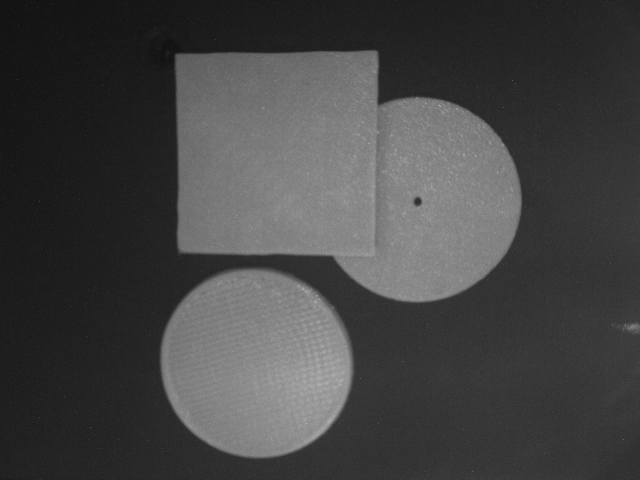
#> input picture Image00004.BMP, 1280 x 960 px (shown at 1/2 size)
$ python test.py   (older library calls are emulated)
#> lines starting #> are read from the running program, lines starting #| are printed output that depends on the picture; after the words box and inside, x2 and y2 are one past the last pixel; in counts of white or black regions, pixels touching at a corner belong together
import numpy as np
import imutils
import cv2
import matplotlib.pyplot as plt

thr_down_cnt = 70000 #min contour area to detect an object
thr_max_cnt = 500000 #max contour area to detect overlap object
max_contour_grab = 8
kernel = np.ones((3, 3), np.uint8)
min_dist = 100
offset = 15
ddepth = cv2.CV_16S
theshold = 50 # in set of 1 children, each arc have longer than circle
canny_min = 30
canny_max = 40

def find_mask(cnts,hierarchy,close):
    # clse decide offset for object, if True, take contour closer, False is more smooth, (survey again about accurate)
    hierarchy = hierarchy[0]
    area = np.array([cv2.contourArea(c) for c in cnts]).reshape(-1,1)
    mask1 = np.where((area > thr_down_cnt) & (area <thr_max_cnt))[0]
    last = np.array([sub[-1] for sub in hierarchy])
    if close:
        mask2 = np.where(last != 1)[0]
    else:
        mask2 = np.where(last == 1)[0]
    mask = np.intersect1d(mask1,mask2) #find index of contour with condition
    return mask

def gen_thresh(img,cnts,hierarchy,close=True): #input is image and raw contour find from threshold
    mask = find_mask(cnts,hierarchy,close)
    out = np.zeros_like(img).astype(np.uint8)
    for m in mask:
      cv2.drawContours(out,cnts,m,(255,255,255),-1)
    return out

def find_csd(ctr,img):
    new_r = (np.sqrt(2)/2)*ctr[2]
    inter_img = cv2.cvtColor(img, cv2.COLOR_BGR2GRAY)
    mask = np.zeros_like(inter_img).astype(np.uint8)
    cv2.circle(mask,(ctr[0],ctr[1]),int(new_r)-offset,(255,255,255),-1)
    out = inter_img * mask
    h,w = img.shape[0:2]
    out = cv2.resize(out,(w//3,h//3),interpolation=cv2.INTER_AREA)
    return out

def grad(out):
    grad_x = cv2.Sobel(out,ddepth,dx=1,dy=0,ksize=3)
    grad_y = cv2.Sobel(out,ddepth,dx=0,dy=1,ksize=3)
    agx = cv2.convertScaleAbs(grad_x)
    agy = cv2.convertScaleAbs(grad_y)
    grad = cv2.addWeighted(agx,0.5,agy,0.5,0)
    return grad
def clf(img,ctr):
    rs = np.full(ctr.shape[0],False)
    for i in range(ctr.shape[0]):
        out = find_csd(ctr[i],img)
        cny = cv2.Canny(out,canny_min,canny_max)
        cc,hie_over = cv2.findContours(cny,cv2.RETR_TREE, cv2.CHAIN_APPROX_NONE)
        clen = np.array([cv2.arcLength(c,False) for c in cc]).reshape(-1,1)
        last = np.array([sub[-1] for sub in hie_over[0]])
        m1 = np.where(clen > theshold)[0]
        m2 = np.where(last == 1)[0] # only take each contour have parent is 1
        mm = np.intersect1d(m1,m2)
        if len(mm) != 0:
            rs[i] = True # down
    return rs

img_name = "Image00004.BMP" # /content/t_drive/MyDrive/Data_XLA_Paper/data_4_1_sen_25/Image00002.BMP
img = cv2.imread(img_name)
#> img is the input picture: shape (960, 1280, 3); min 11, max 255, mean 67.8

use = img.copy()
use = cv2.medianBlur(use,11)
use = cv2.pyrMeanShiftFiltering(use, 10,20)
gray = use[...,0]
thr = cv2.adaptiveThreshold(gray,255,cv2.ADAPTIVE_THRESH_MEAN_C,cv2.THRESH_BINARY,15,3)
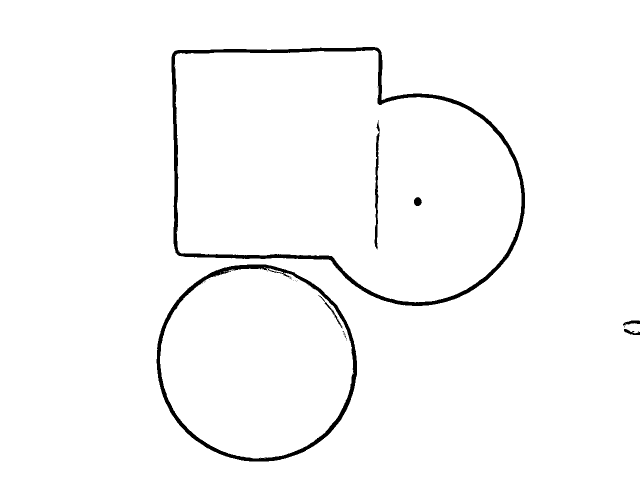
#> thr: shape (960, 1280) (shown at 1/2 size); 97.8% white; 28 black regions (21 under 20 px)
cnts,hierarchy = cv2.findContours(thr, cv2.RETR_TREE, cv2.CHAIN_APPROX_NONE)
#> cnts = 68 contours, 57 with area under 20; largest, box (x1, y1, x2, y2) and area: (0, 0, 1280, 960) 1226124, (342, 93, 1051, 613) 282121, (349, 100, 1043, 605) 264380, (312, 528, 715, 924) 125190, (320, 537, 708, 917) 114674

rs = gen_thresh(use,cnts,hierarchy,False)
#> in find_mask, `area = np.array([cv2.contourArea(c) for c in cnts]).reshape(-1,1)`: area = 68 values, max 1226124.5 at index 1, min 0 at index 0, mean 29626.6
#> in find_mask, `mask1 = np.where((area > thr_down_cnt) & (area <thr_max_cnt))[0]`: mask1 = [4, 13, 59, 61]
#> in find_mask, `last = np.array([sub[-1] for sub in hierarchy])`: last = 68 values, max 63 at index 64, min -1 at index 0, mean 16.18
#> in find_mask, `mask2 = np.where(last == 1)[0]`: mask2 = [2, 3, 4, 59]
#> in find_mask, `mask = np.intersect1d(mask1,mask2)`: mask = [4, 59]
#> the loop in gen_thresh, `for m in mask:` made 2 passes
#> m on passes 1 to 2: 4, 59
#> after the loop in gen_thresh, `for m in mask:`:
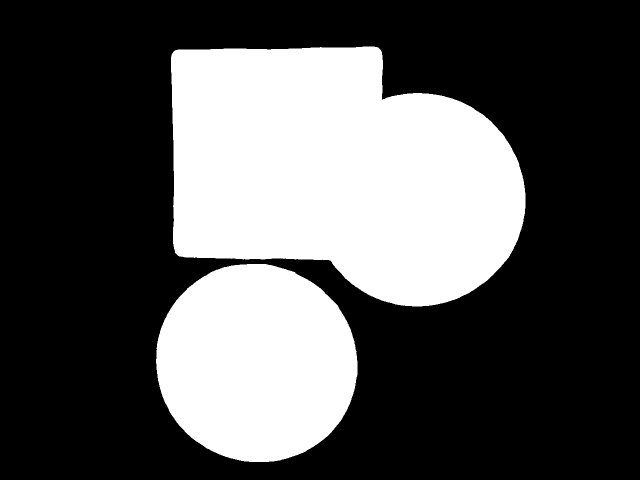
#> out: shape (960, 1280, 3) (shown at 1/2 size); 33.3% white; 2 white regions, box (x1, y1, x2, y2) and area: (342, 93, 1051, 613) 283165, (312, 528, 715, 924) 125761
ctr = np.array([(555, 302, 284), (836, 398, 210), (512, 726, 199)]) # need input is center in radius
# gradd = grad(out)

print(clf(use,ctr))
#> the loop in clf, `for i in range(ctr.shape[0]):` made 3 passes
#> (new_r in find_csd, hie_over, clen, m1) on passes 1, 3: (200.8, [[-1, -1, 1, -1], [-1, -1, -1, 0]], [408.4, 406.1], [0, 1]), (140.7, [[-1, -1, 1, -1], [-1, -1, -1, 0]], [275.9, 273.6], [0, 1])
#> (new_r in find_csd, clen, last, m1, m2, mm) on pass 2: (148.5, [293.8, 291.5, 14.66, 11.9, 119.8], [-1, 0, 1, 2, 1], [0, 1, 4], [2, 4], [4])
#> pass 1, in find_csd, `out = cv2.resize(out,(w//3,h//3),interpolation=cv2.INTER_AREA)`:
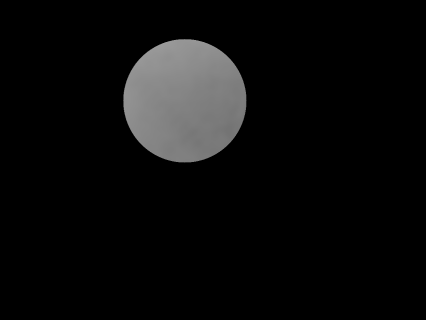
#> out: shape (320, 426); min 0, max 154, mean 11.6
#> pass 1, in clf, `cny = cv2.Canny(out,canny_min,canny_max)`:
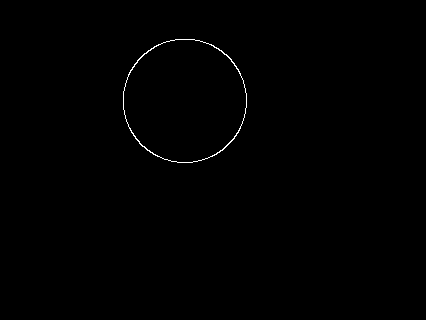
#> cny: shape (320, 426); 0.33% white in thin lines or dots, all inside (x1, y1, x2, y2) = (123, 39, 247, 163)
#> pass 2, in find_csd (call 2), `out = inter_img * mask`:
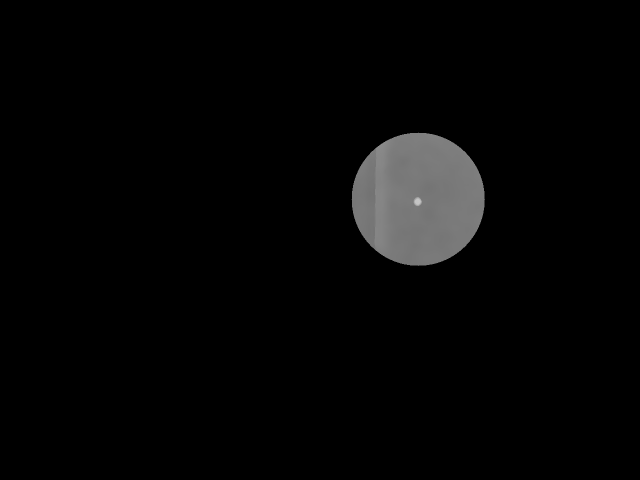
#> out: shape (960, 1280) (shown at 1/2 size); min 0, max 199, mean 5.5
#> after the loop in clf, `for i in range(ctr.shape[0]):`:
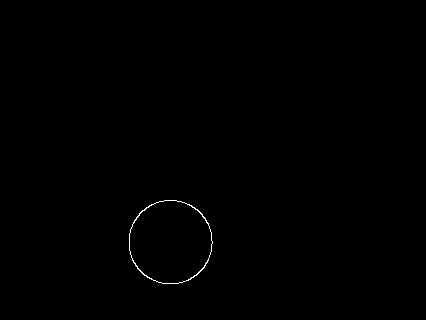
#> cny: shape (320, 426); 0.22% white in thin lines or dots, all inside (x1, y1, x2, y2) = (129, 200, 213, 284)
#> after the loop in clf, `for i in range(ctr.shape[0]):`:
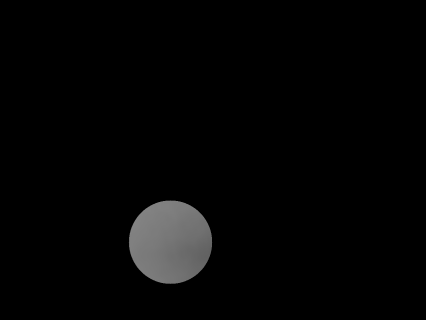
#> out: shape (320, 426); min 0, max 131, mean 4.7
#> after the loop in clf, `for i in range(ctr.shape[0]):`: rs = [False, True, False]
#| [False  True False]


# [8 lines of commented-out code are left out]

$ run again, with Image00000.BMP copied over Image00004.BMP
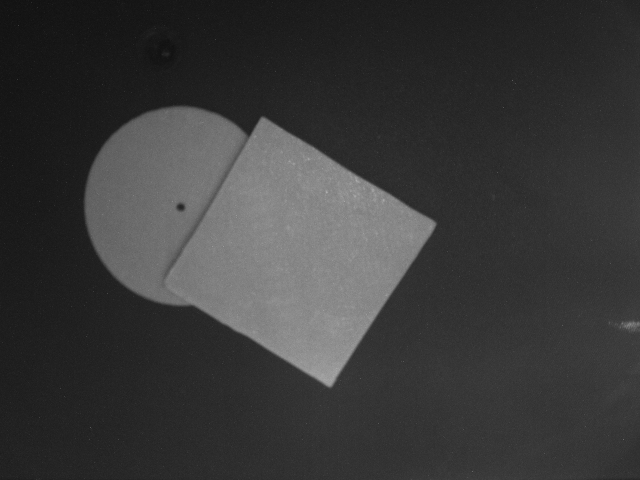
#> input picture Image00000.BMP, 1280 x 960 px (shown at 1/2 size)
#> img is the input picture: shape (960, 1280, 3); min 12, max 255, mean 57.5
#> `thr = cv2.adaptiveThreshold(gray,255,cv2.ADAPTIVE_THRESH_MEAN_C,cv2.TH..`:
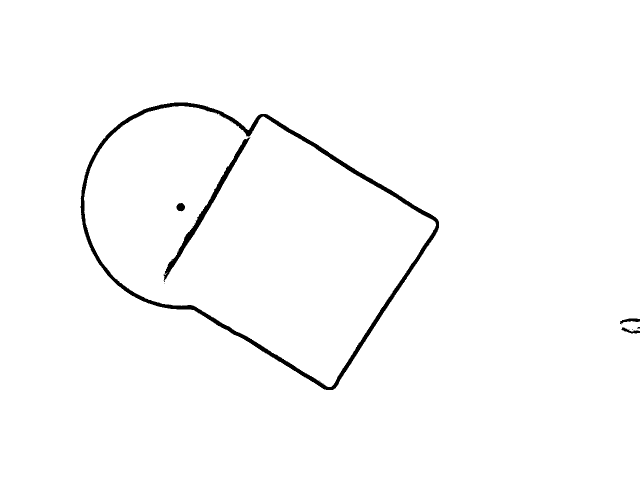
#> thr: shape (960, 1280) (shown at 1/2 size); 98.4% white; 9 black regions (4 under 20 px)
#> cnts = 20 contours, 15 with area under 20; largest, box (x1, y1, x2, y2) and area: (0, 0, 1280, 960) 1226058, (160, 204, 879, 781) 255134, (168, 212, 872, 774) 238046, (326, 274, 501, 562) 3414, (352, 405, 371, 424) 240
#> area = 20 values, max 1226058 at index 0, min 0 at index 16, mean 86146.2
#> mask1 = [4, 5]
#> in find_mask, `last = np.array([sub[-1] for sub in hierarchy])`: last = 20 values, max 15 at index 16, min -1 at index 0, mean 4.15
#> mask2 = empty array
#> the loop in clf, `for i in range(ctr.shape[0]):` made 3 passes
#> (new_r in find_csd, clen) on passes 1 to 3: (200.8, [408.4, 920.9]), (148.5, [293.8, 486.2]), (140.7, [275.9, 437.9])
#> after the loop in clf, `for i in range(ctr.shape[0]):`:
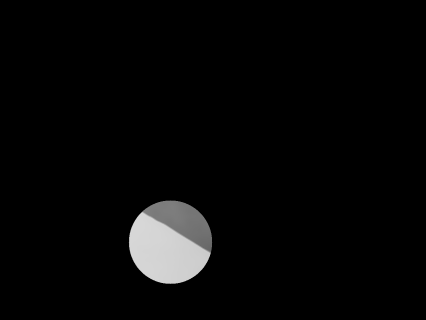
#> out: shape (320, 426); min 0, max 216, mean 7.2
#> after the loop in clf, `for i in range(ctr.shape[0]):`: rs = [False, False, False]
#| [False False False]

$ run again, with Image00001.BMP copied over Image00004.BMP
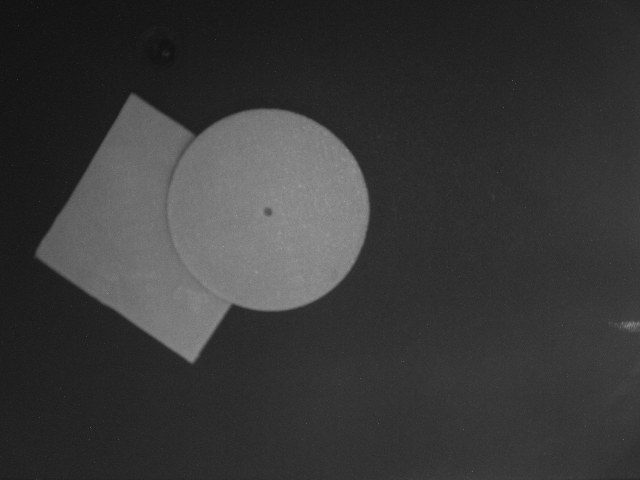
#> input picture Image00001.BMP, 1280 x 960 px (shown at 1/2 size)
#> img is the input picture: shape (960, 1280, 3); min 11, max 255, mean 56.2
#> `thr = cv2.adaptiveThreshold(gray,255,cv2.ADAPTIVE_THRESH_MEAN_C,cv2.TH..`:
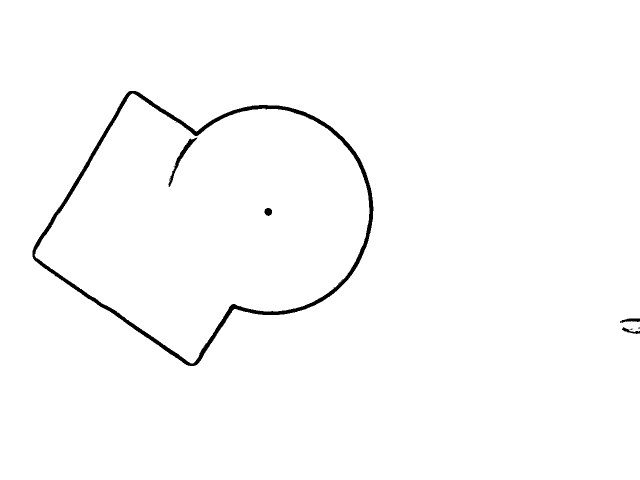
#> thr: shape (960, 1280) (shown at 1/2 size); 98.7% white; 9 black regions (4 under 20 px)
#> cnts = 26 contours, 21 with area under 20; largest, box (x1, y1, x2, y2) and area: (0, 0, 1280, 960) 1226088, (64, 181, 748, 733) 242694, (69, 187, 739, 727) 226326, (336, 274, 396, 375) 852, (528, 415, 545, 433) 208
#> area = 26 values, max 1226088.5 at index 0, min 2 at index 1, mean 65239.6
#> mask1 = [3, 4]
#> in find_mask, `last = np.array([sub[-1] for sub in hierarchy])`: last = 26 values from -1 to 4
#> mask2 = empty array
#> the loop in clf, `for i in range(ctr.shape[0]):` made 3 passes
#> (new_r in find_csd, clen, last, m1, m2, mm) on pass 1: (200.8, [408.4, 406.1, 15.83, 13.07, 313.8], [-1, 0, 1, 2, 1], [0, 1, 4], [2, 4], [4])
#> after the loop in clf, `for i in range(ctr.shape[0]):`:
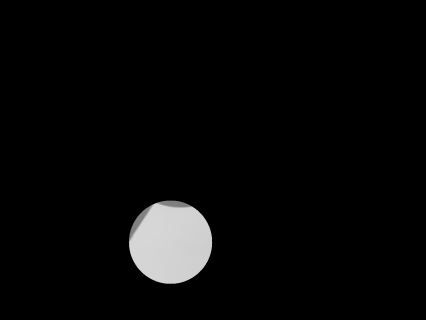
#> out: shape (320, 426); min 0, max 214, mean 8.2
#> after the loop in clf, `for i in range(ctr.shape[0]):`: rs = [True, True, True]
#| [ True  True  True]

$ run again, with Image00003.BMP copied over Image00004.BMP
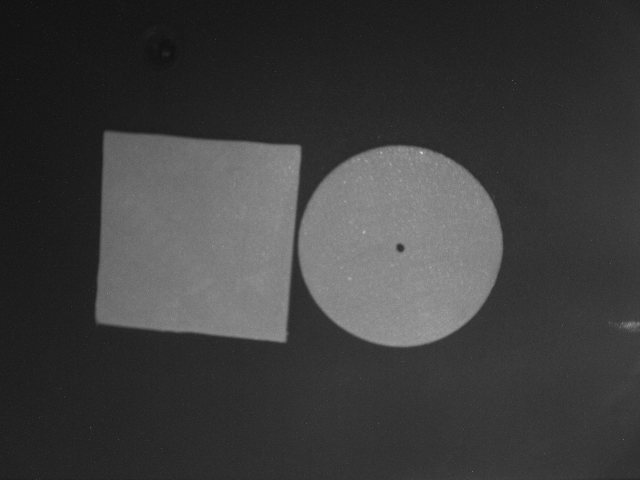
#> input picture Image00003.BMP, 1280 x 960 px (shown at 1/2 size)
#> img is the input picture: shape (960, 1280, 3); min 11, max 255, mean 60.9
#> thr: shape (960, 1280); 98.2% white; 9 black regions (5 under 20 px)
#> cnts = 15 contours, 10 with area under 20; largest, box (x1, y1, x2, y2) and area: (0, 0, 1280, 960) 1226072, (182, 254, 1014, 703) 303345, (190, 261, 603, 686) 151172, (596, 291, 1006, 694) 128466, (792, 487, 809, 505) 200
#> area = [1226071.5, 4, 4, 14, 2, 303345, 0, 128466.5, 2, 199.5, 2, 151172.5, 4, 2, 2]
#> mask1 = [5, 7, 11]
#> in find_mask, `last = np.array([sub[-1] for sub in hierarchy])`: last = [-1, 0, 0, 0, 0, 0, 5, 5, 7, 7, 7, 5, 11, 11, 11]
#> mask2 = empty array
#> the loop in clf, `for i in range(ctr.shape[0]):` made 3 passes
#> (new_r in find_csd, hie_over, clen, last, m2, mm) on passes 1, 3: (200.8, [[-1, -1, 1, -1], [-1, -1, 2, 0], [-1, -1, -1, 1]], [408.4, 574.1, 277.5], [-1, 0, 1], [2], [2]), (140.7, [[-1, -1, 1, -1], [-1, -1, 2, 0], [-1, -1, -1, 1]], [275.9, 273.6, 152.7], [-1, 0, 1], [2], [2])
#> after the loop in clf, `for i in range(ctr.shape[0]):`:
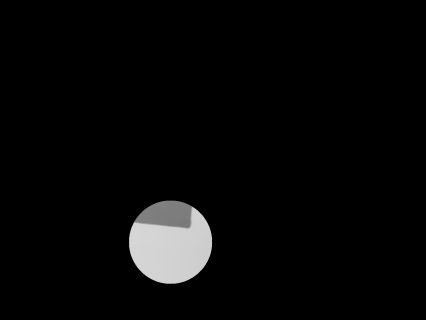
#> out: shape (320, 426); min 0, max 214, mean 7.7
#> after the loop in clf, `for i in range(ctr.shape[0]):`: rs = [True, False, True]
#| [ True False  True]
